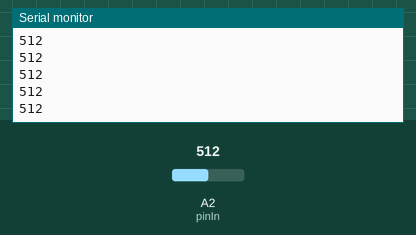
A sketch run on a simulated Arduino Uno, built with avr-gcc and run on an emulated ATmega328P. Shown: the last lines printed to the serial monitor. Inputs (shaded band) come from the test bench; at power-on: A2 (pinIn) = 512.

Above: at 1.2 s.
1.3 s: A2 (pinIn) set to 716
At 1.32 s:
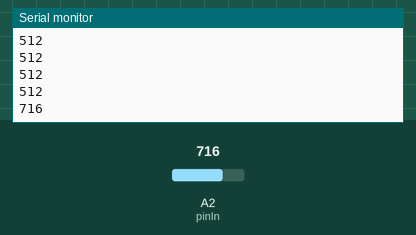
2.8 s: A2 (pinIn) set to 900
At 2.83 s:
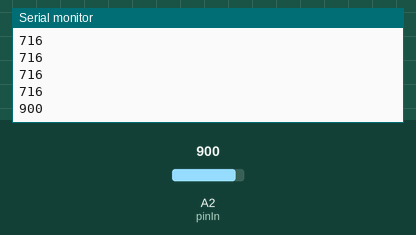
Timing chart, 0 to 5.8 s (numbered marks = the images above; inputs shaded):
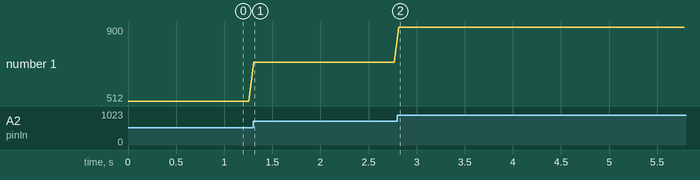

The sketch:

simpleread.ino
```cpp
const int pinIn = A2;

void setup() {
  Serial.begin(115200);
}

void loop() {
  Serial.println(analogRead(pinIn));
  delay(50);
}
```

Measured:
- after the input at 1.3 s, the serial monitor: prints a new line at once (image 1)
- after the input at 2.8 s, the serial monitor: prints a new line at once (image 2)
- plotted number 1: 512 → 716 after the input at 1.3 s, 716 → 900 after the input at 2.8 s
